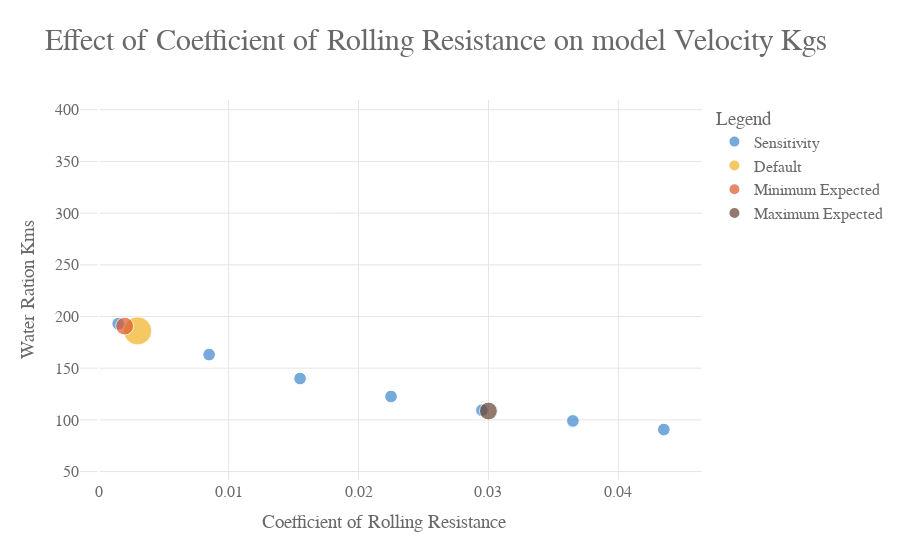
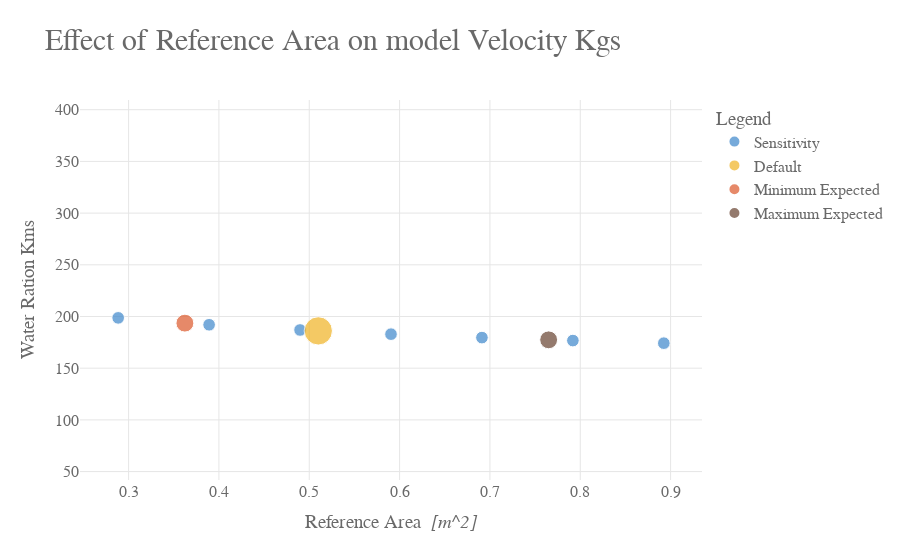
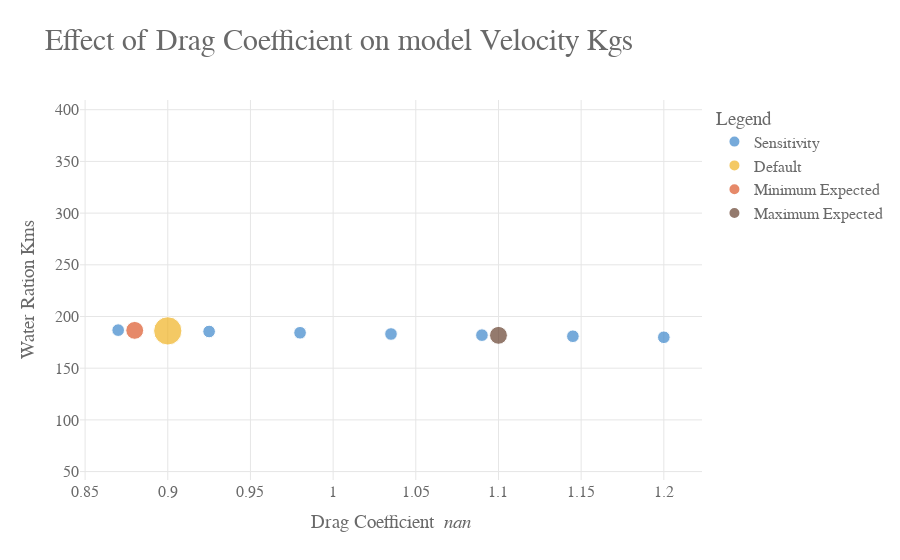
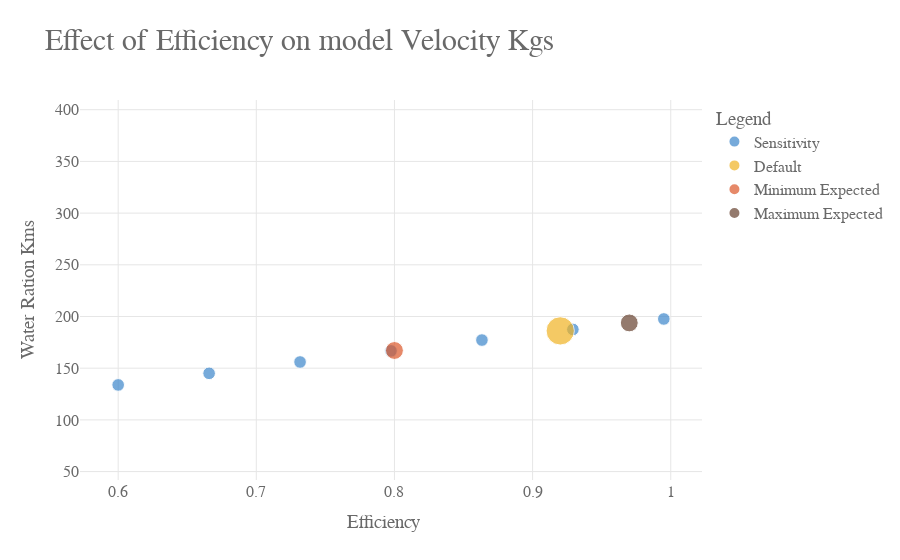

Notebook code cell kept with these figures, in order:
### Code cell
# for i in range(0, len(sens_df)):
primary_graph_value = "Water Ration Kms"
max_plot_y = df_large[primary_graph_value].max()*1.10
min_plot_y = df_large[primary_graph_value].min()*0.90


for i in range(0, len(sens_df)):

    fig1 = px.scatter(
        full_result_dict[sens_df.iloc[i]["Short Name"]],
        x="Variable",
        y=primary_graph_value,
        color='DataType',
        color_discrete_sequence=graph_colours,
        size='MarkerSize',
        title=f'Effect of {sens_df.iloc[i]["Short Name"]} on model Velocity Kgs',
        hover_data=[
            "Velocity Kgs",
            'Water Ration Kms',
            'Mean Trip Velocity',
            'Mean Loaded Velocity',
            'Mean Unloaded Velocity',
        ]


    ).update_layout(
        yaxis_title=primary_graph_value,
        xaxis_title=(f'{sens_df.iloc[i]["Short Name"]}  <i>{sens_df.iloc[i]["Units"]}</i>'),
    )
    fig1.update_yaxes(range = [min_plot_y, max_plot_y])

    fig1 = plotting_tools_water_access.format_plotly_graphs(fig1)

    fig1.show()
    plot_dict[var_string]= fig1
    # filename_string = var_string + ".html"
    # plotly.offline.plot(fig1, filename=filename_string)

### Figure 1 — Plotly figure (JSON) as saved in the notebook; plotly's stock layout.template omitted (floating-point values rounded to 4 significant figures)
{"data": [{"customdata": [[100.6, 1.605, 1.43, 1.779], [84.98, 1.379, 1.2, 1.558], [72.92, 1.197, 1.022, 1.372], [63.87, 1.054, 0.8891, 1.218], [56.97, 0.942, 0.7896, 1.094], [51.56, 0.8535, 0.7129, 0.994], [47.22, 0.7819, 0.6518, 0.912]], "hovertemplate": "DataType=Sensitivity<br>Variable=%{x}<br>Water Ration Kms=%{y}<br>MarkerSize=%{marker.size}<br>Velocity Kgs=%{customdata[0]}<br>Mean Trip Velocity=%{customdata[1]}<br>Mean Loaded Velocity=%{customdata[2]}<br>Mean Unloaded Velocity=%{customdata[3]}<extra></extra>", "legendgroup": "Sensitivity", "marker": {"color": "#3D87CB", "size": [10, 10, 10, 10, 10, 10, 10], "sizemode": "area", "sizeref": 0.125, "symbol": "circle"}, "mode": "markers", "name": "Sensitivity", "orientation": "v", "showlegend": true, "type": "scatter", "x": [0.0015, 0.0085, 0.0155, 0.0225, 0.0295, 0.0365, 0.0435], "xaxis": "x", "y": [193.1, 163.2, 140.0, 122.6, 109.4, 99.0, 90.66], "yaxis": "y"}, {"customdata": [[96.92, 1.553, 1.376, 1.729]], "hovertemplate": "DataType=Default<br>Variable=%{x}<br>Water Ration Kms=%{y}<br>MarkerSize=%{marker.size}<br>Velocity Kgs=%{customdata[0]}<br>Mean Trip Velocity=%{customdata[1]}<br>Mean Loaded Velocity=%{customdata[2]}<br>Mean Unloaded Velocity=%{customdata[3]}<extra></extra>", "legendgroup": "Default", "marker": {"color": "#F0B323", "size": [50], "sizemode": "area", "sizeref": 0.125, "symbol": "circle"}, "mode": "markers", "name": "Default", "orientation": "v", "showlegend": true, "type": "scatter", "x": [0.003], "xaxis": "x", "y": [186.1], "yaxis": "y"}, {"customdata": [[99.32, 1.587, 1.412, 1.762]], "hovertemplate": "DataType=Minimum Expected<br>Variable=%{x}<br>Water Ration Kms=%{y}<br>MarkerSize=%{marker.size}<br>Velocity Kgs=%{customdata[0]}<br>Mean Trip Velocity=%{customdata[1]}<br>Mean Loaded Velocity=%{customdata[2]}<br>Mean Unloaded Velocity=%{customdata[3]}<extra></extra>", "legendgroup": "Minimum Expected", "marker": {"color": "#DC582A", "size": [20], "sizemode": "area", "sizeref": 0.125, "symbol": "circle"}, "mode": "markers", "name": "Minimum Expected", "orientation": "v", "showlegend": true, "type": "scatter", "x": [0.002], "xaxis": "x", "y": [190.7], "yaxis": "y"}, {"customdata": [[56.54, 0.935, 0.7835, 1.086]], "hovertemplate": "DataType=Maximum Expected<br>Variable=%{x}<br>Water Ration Kms=%{y}<br>MarkerSize=%{marker.size}<br>Velocity Kgs=%{customdata[0]}<br>Mean Trip Velocity=%{customdata[1]}<br>Mean Loaded Velocity=%{customdata[2]}<br>Mean Unloaded Velocity=%{customdata[3]}<extra></extra>", "legendgroup": "Maximum Expected", "marker": {"color": "#674230", "size": [20], "sizemode": "area", "sizeref": 0.125, "symbol": "circle"}, "mode": "markers", "name": "Maximum Expected", "orientation": "v", "showlegend": true, "type": "scatter", "x": [0.03], "xaxis": "x", "y": [108.6], "yaxis": "y"}], "layout": {"font": {"color": "dimgrey", "family": "Droid Sans Mono", "size": 16}, "legend": {"itemsizing": "constant", "title": {"text": "Legend"}, "tracegroupgap": 0}, "paper_bgcolor": "white", "plot_bgcolor": "white", "title": {"font": {"color": "dimgrey", "size": 30}, "text": "Effect of Coefficient of Rolling Resistance on model Velocity Kgs"}, "xaxis": {"anchor": "y", "domain": [0, 1], "gridcolor": "#e6e6e6", "gridwidth": 1, "showgrid": true, "title": {"text": "Coefficient of Rolling Resistance  <i> </i>"}}, "yaxis": {"anchor": "x", "domain": [0, 1], "gridcolor": "#e6e6e6", "gridwidth": 1, "range": [41.87, 409.4], "showgrid": true, "title": {"text": "Water Ration Kms"}}}}

### Figure 2 — Plotly figure (JSON) as saved in the notebook; plotly's stock layout.template omitted (floating-point values rounded to 4 significant figures)
{"data": [{"customdata": [[103.5, 1.659, 1.468, 1.849], [100.0, 1.602, 1.419, 1.785], [97.38, 1.56, 1.383, 1.737], [95.28, 1.526, 1.354, 1.699], [93.53, 1.498, 1.329, 1.666], [92.04, 1.474, 1.308, 1.639], [90.73, 1.452, 1.29, 1.615]], "hovertemplate": "DataType=Sensitivity<br>Variable=%{x}<br>Water Ration Kms=%{y}<br>MarkerSize=%{marker.size}<br>Velocity Kgs=%{customdata[0]}<br>Mean Trip Velocity=%{customdata[1]}<br>Mean Loaded Velocity=%{customdata[2]}<br>Mean Unloaded Velocity=%{customdata[3]}<extra></extra>", "legendgroup": "Sensitivity", "marker": {"color": "#3D87CB", "size": [10, 10, 10, 10, 10, 10, 10], "sizemode": "area", "sizeref": 0.125, "symbol": "circle"}, "mode": "markers", "name": "Sensitivity", "orientation": "v", "showlegend": true, "type": "scatter", "x": [0.2885, 0.3892, 0.4898, 0.5905, 0.6912, 0.7918, 0.8925], "xaxis": "x", "y": [198.7, 192.0, 187.0, 182.9, 179.6, 176.7, 174.2], "yaxis": "y"}, {"customdata": [[96.92, 1.553, 1.376, 1.729]], "hovertemplate": "DataType=Default<br>Variable=%{x}<br>Water Ration Kms=%{y}<br>MarkerSize=%{marker.size}<br>Velocity Kgs=%{customdata[0]}<br>Mean Trip Velocity=%{customdata[1]}<br>Mean Loaded Velocity=%{customdata[2]}<br>Mean Unloaded Velocity=%{customdata[3]}<extra></extra>", "legendgroup": "Default", "marker": {"color": "#F0B323", "size": [50], "sizemode": "area", "sizeref": 0.125, "symbol": "circle"}, "mode": "markers", "name": "Default", "orientation": "v", "showlegend": true, "type": "scatter", "x": [0.51], "xaxis": "x", "y": [186.1], "yaxis": "y"}, {"customdata": [[100.8, 1.616, 1.431, 1.8]], "hovertemplate": "DataType=Minimum Expected<br>Variable=%{x}<br>Water Ration Kms=%{y}<br>MarkerSize=%{marker.size}<br>Velocity Kgs=%{customdata[0]}<br>Mean Trip Velocity=%{customdata[1]}<br>Mean Loaded Velocity=%{customdata[2]}<br>Mean Unloaded Velocity=%{customdata[3]}<extra></extra>", "legendgroup": "Minimum Expected", "marker": {"color": "#DC582A", "size": [20], "sizemode": "area", "sizeref": 0.125, "symbol": "circle"}, "mode": "markers", "name": "Minimum Expected", "orientation": "v", "showlegend": true, "type": "scatter", "x": [0.3623], "xaxis": "x", "y": [193.6], "yaxis": "y"}, {"customdata": [[92.42, 1.48, 1.314, 1.646]], "hovertemplate": "DataType=Maximum Expected<br>Variable=%{x}<br>Water Ration Kms=%{y}<br>MarkerSize=%{marker.size}<br>Velocity Kgs=%{customdata[0]}<br>Mean Trip Velocity=%{customdata[1]}<br>Mean Loaded Velocity=%{customdata[2]}<br>Mean Unloaded Velocity=%{customdata[3]}<extra></extra>", "legendgroup": "Maximum Expected", "marker": {"color": "#674230", "size": [20], "sizemode": "area", "sizeref": 0.125, "symbol": "circle"}, "mode": "markers", "name": "Maximum Expected", "orientation": "v", "showlegend": true, "type": "scatter", "x": [0.765], "xaxis": "x", "y": [177.4], "yaxis": "y"}], "layout": {"font": {"color": "dimgrey", "family": "Droid Sans Mono", "size": 16}, "legend": {"itemsizing": "constant", "title": {"text": "Legend"}, "tracegroupgap": 0}, "paper_bgcolor": "white", "plot_bgcolor": "white", "title": {"font": {"color": "dimgrey", "size": 30}, "text": "Effect of Reference Area on model Velocity Kgs"}, "xaxis": {"anchor": "y", "domain": [0, 1], "gridcolor": "#e6e6e6", "gridwidth": 1, "showgrid": true, "title": {"text": "Reference Area  <i>[m^2]</i>"}}, "yaxis": {"anchor": "x", "domain": [0, 1], "gridcolor": "#e6e6e6", "gridwidth": 1, "range": [41.87, 409.4], "showgrid": true, "title": {"text": "Water Ration Kms"}}}}

### Figure 3 — Plotly figure (JSON) as saved in the notebook; plotly's stock layout.template omitted (floating-point values rounded to 4 significant figures)
{"data": [{"customdata": [[97.3, 1.559, 1.382, 1.736], [96.61, 1.548, 1.372, 1.723], [95.96, 1.537, 1.363, 1.711], [95.35, 1.527, 1.355, 1.7], [94.78, 1.518, 1.347, 1.689], [94.23, 1.509, 1.339, 1.679], [93.71, 1.501, 1.332, 1.67]], "hovertemplate": "DataType=Sensitivity<br>Variable=%{x}<br>Water Ration Kms=%{y}<br>MarkerSize=%{marker.size}<br>Velocity Kgs=%{customdata[0]}<br>Mean Trip Velocity=%{customdata[1]}<br>Mean Loaded Velocity=%{customdata[2]}<br>Mean Unloaded Velocity=%{customdata[3]}<extra></extra>", "legendgroup": "Sensitivity", "marker": {"color": "#3D87CB", "size": [10, 10, 10, 10, 10, 10, 10], "sizemode": "area", "sizeref": 0.125, "symbol": "circle"}, "mode": "markers", "name": "Sensitivity", "orientation": "v", "showlegend": true, "type": "scatter", "x": [0.87, 0.925, 0.98, 1.035, 1.09, 1.145, 1.2], "xaxis": "x", "y": [186.8, 185.5, 184.3, 183.1, 182.0, 180.9, 179.9], "yaxis": "y"}, {"customdata": [[96.92, 1.553, 1.376, 1.729]], "hovertemplate": "DataType=Default<br>Variable=%{x}<br>Water Ration Kms=%{y}<br>MarkerSize=%{marker.size}<br>Velocity Kgs=%{customdata[0]}<br>Mean Trip Velocity=%{customdata[1]}<br>Mean Loaded Velocity=%{customdata[2]}<br>Mean Unloaded Velocity=%{customdata[3]}<extra></extra>", "legendgroup": "Default", "marker": {"color": "#F0B323", "size": [50], "sizemode": "area", "sizeref": 0.125, "symbol": "circle"}, "mode": "markers", "name": "Default", "orientation": "v", "showlegend": true, "type": "scatter", "x": [0.9], "xaxis": "x", "y": [186.1], "yaxis": "y"}, {"customdata": [[97.17, 1.557, 1.38, 1.734]], "hovertemplate": "DataType=Minimum Expected<br>Variable=%{x}<br>Water Ration Kms=%{y}<br>MarkerSize=%{marker.size}<br>Velocity Kgs=%{customdata[0]}<br>Mean Trip Velocity=%{customdata[1]}<br>Mean Loaded Velocity=%{customdata[2]}<br>Mean Unloaded Velocity=%{customdata[3]}<extra></extra>", "legendgroup": "Minimum Expected", "marker": {"color": "#DC582A", "size": [20], "sizemode": "area", "sizeref": 0.125, "symbol": "circle"}, "mode": "markers", "name": "Minimum Expected", "orientation": "v", "showlegend": true, "type": "scatter", "x": [0.88], "xaxis": "x", "y": [186.6], "yaxis": "y"}, {"customdata": [[94.68, 1.516, 1.345, 1.688]], "hovertemplate": "DataType=Maximum Expected<br>Variable=%{x}<br>Water Ration Kms=%{y}<br>MarkerSize=%{marker.size}<br>Velocity Kgs=%{customdata[0]}<br>Mean Trip Velocity=%{customdata[1]}<br>Mean Loaded Velocity=%{customdata[2]}<br>Mean Unloaded Velocity=%{customdata[3]}<extra></extra>", "legendgroup": "Maximum Expected", "marker": {"color": "#674230", "size": [20], "sizemode": "area", "sizeref": 0.125, "symbol": "circle"}, "mode": "markers", "name": "Maximum Expected", "orientation": "v", "showlegend": true, "type": "scatter", "x": [1.1], "xaxis": "x", "y": [181.8], "yaxis": "y"}], "layout": {"font": {"color": "dimgrey", "family": "Droid Sans Mono", "size": 16}, "legend": {"itemsizing": "constant", "title": {"text": "Legend"}, "tracegroupgap": 0}, "paper_bgcolor": "white", "plot_bgcolor": "white", "title": {"font": {"color": "dimgrey", "size": 30}, "text": "Effect of Drag Coefficient on model Velocity Kgs"}, "xaxis": {"anchor": "y", "domain": [0, 1], "gridcolor": "#e6e6e6", "gridwidth": 1, "showgrid": true, "title": {"text": "Drag Coefficient  <i>nan</i>"}}, "yaxis": {"anchor": "x", "domain": [0, 1], "gridcolor": "#e6e6e6", "gridwidth": 1, "range": [41.87, 409.4], "showgrid": true, "title": {"text": "Water Ration Kms"}}}}

### Figure 4 — Plotly figure (JSON) as saved in the notebook; plotly's stock layout.template omitted (floating-point values rounded to 4 significant figures)
{"data": [{"customdata": [[69.7, 1.117, 0.9885, 1.246], [75.55, 1.211, 1.072, 1.35], [81.25, 1.302, 1.153, 1.451], [86.83, 1.392, 1.233, 1.55], [92.3, 1.479, 1.311, 1.647], [97.66, 1.565, 1.387, 1.742], [102.9, 1.649, 1.462, 1.835]], "hovertemplate": "DataType=Sensitivity<br>Variable=%{x}<br>Water Ration Kms=%{y}<br>MarkerSize=%{marker.size}<br>Velocity Kgs=%{customdata[0]}<br>Mean Trip Velocity=%{customdata[1]}<br>Mean Loaded Velocity=%{customdata[2]}<br>Mean Unloaded Velocity=%{customdata[3]}<extra></extra>", "legendgroup": "Sensitivity", "marker": {"color": "#3D87CB", "size": [10, 10, 10, 10, 10, 10, 10], "sizemode": "area", "sizeref": 0.125, "symbol": "circle"}, "mode": "markers", "name": "Sensitivity", "orientation": "v", "showlegend": true, "type": "scatter", "x": [0.6, 0.6658, 0.7317, 0.7975, 0.8633, 0.9292, 0.995], "xaxis": "x", "y": [133.8, 145.0, 156.0, 166.7, 177.2, 187.5, 197.6], "yaxis": "y"}, {"customdata": [[96.92, 1.553, 1.376, 1.729]], "hovertemplate": "DataType=Default<br>Variable=%{x}<br>Water Ration Kms=%{y}<br>MarkerSize=%{marker.size}<br>Velocity Kgs=%{customdata[0]}<br>Mean Trip Velocity=%{customdata[1]}<br>Mean Loaded Velocity=%{customdata[2]}<br>Mean Unloaded Velocity=%{customdata[3]}<extra></extra>", "legendgroup": "Default", "marker": {"color": "#F0B323", "size": [50], "sizemode": "area", "sizeref": 0.125, "symbol": "circle"}, "mode": "markers", "name": "Default", "orientation": "v", "showlegend": true, "type": "scatter", "x": [0.92], "xaxis": "x", "y": [186.1], "yaxis": "y"}, {"customdata": [[87.04, 1.395, 1.236, 1.554]], "hovertemplate": "DataType=Minimum Expected<br>Variable=%{x}<br>Water Ration Kms=%{y}<br>MarkerSize=%{marker.size}<br>Velocity Kgs=%{customdata[0]}<br>Mean Trip Velocity=%{customdata[1]}<br>Mean Loaded Velocity=%{customdata[2]}<br>Mean Unloaded Velocity=%{customdata[3]}<extra></extra>", "legendgroup": "Minimum Expected", "marker": {"color": "#DC582A", "size": [20], "sizemode": "area", "sizeref": 0.125, "symbol": "circle"}, "mode": "markers", "name": "Minimum Expected", "orientation": "v", "showlegend": true, "type": "scatter", "x": [0.8], "xaxis": "x", "y": [167.1], "yaxis": "y"}, {"customdata": [[100.9, 1.617, 1.434, 1.8]], "hovertemplate": "DataType=Maximum Expected<br>Variable=%{x}<br>Water Ration Kms=%{y}<br>MarkerSize=%{marker.size}<br>Velocity Kgs=%{customdata[0]}<br>Mean Trip Velocity=%{customdata[1]}<br>Mean Loaded Velocity=%{customdata[2]}<br>Mean Unloaded Velocity=%{customdata[3]}<extra></extra>", "legendgroup": "Maximum Expected", "marker": {"color": "#674230", "size": [20], "sizemode": "area", "sizeref": 0.125, "symbol": "circle"}, "mode": "markers", "name": "Maximum Expected", "orientation": "v", "showlegend": true, "type": "scatter", "x": [0.97], "xaxis": "x", "y": [193.8], "yaxis": "y"}], "layout": {"font": {"color": "dimgrey", "family": "Droid Sans Mono", "size": 16}, "legend": {"itemsizing": "constant", "title": {"text": "Legend"}, "tracegroupgap": 0}, "paper_bgcolor": "white", "plot_bgcolor": "white", "title": {"font": {"color": "dimgrey", "size": 30}, "text": "Effect of Efficiency on model Velocity Kgs"}, "xaxis": {"anchor": "y", "domain": [0, 1], "gridcolor": "#e6e6e6", "gridwidth": 1, "showgrid": true, "title": {"text": "Efficiency  <i> </i>"}}, "yaxis": {"anchor": "x", "domain": [0, 1], "gridcolor": "#e6e6e6", "gridwidth": 1, "range": [41.87, 409.4], "showgrid": true, "title": {"text": "Water Ration Kms"}}}}
